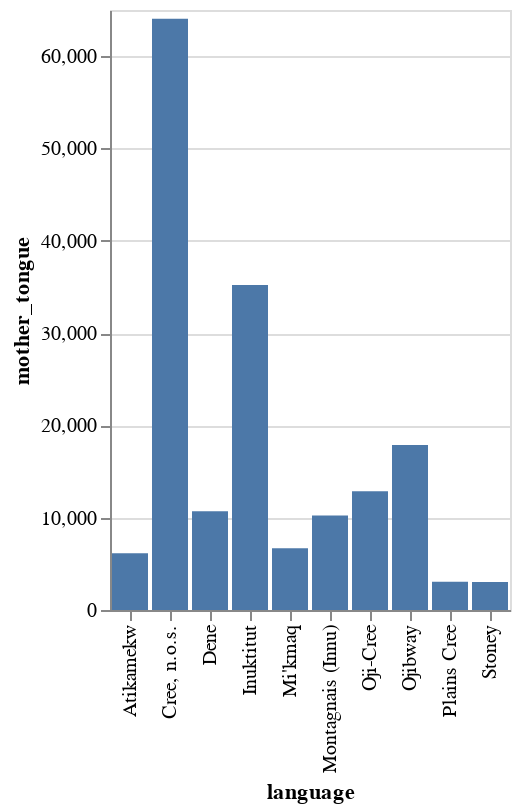

Notebook cell for this chart:
### Code cell
barplot_mother_tongue

### Figure 1 — Vega-Lite specification as saved in the notebook (floating-point values rounded to 4 significant figures)
{"config": {"view": {"continuousWidth": 300, "continuousHeight": 300}}, "data": {"name": "data-7f8024c4ba6a0225cc9c8abf5ba5dae8"}, "mark": {"type": "bar"}, "encoding": {"x": {"field": "language", "type": "nominal"}, "y": {"field": "mother_tongue", "type": "quantitative"}}, "$schema": "https://vega.github.io/schema/vega-lite/v6.1.0.json", "datasets": {"data-7f8024c4ba6a0225cc9c8abf5ba5dae8": [{"language": "Cree, n.o.s.", "mother_tongue": 64050}, {"language": "Inuktitut", "mother_tongue": 35210}, {"language": "Ojibway", "mother_tongue": 17885}, {"language": "Oji-Cree", "mother_tongue": 12855}, {"language": "Dene", "mother_tongue": 10700}, {"language": "Montagnais (Innu)", "mother_tongue": 10235}, {"language": "Mi'kmaq", "mother_tongue": 6690}, {"language": "Atikamekw", "mother_tongue": 6150}, {"language": "Plains Cree", "mother_tongue": 3065}, {"language": "Stoney", "mother_tongue": 3025}]}}
